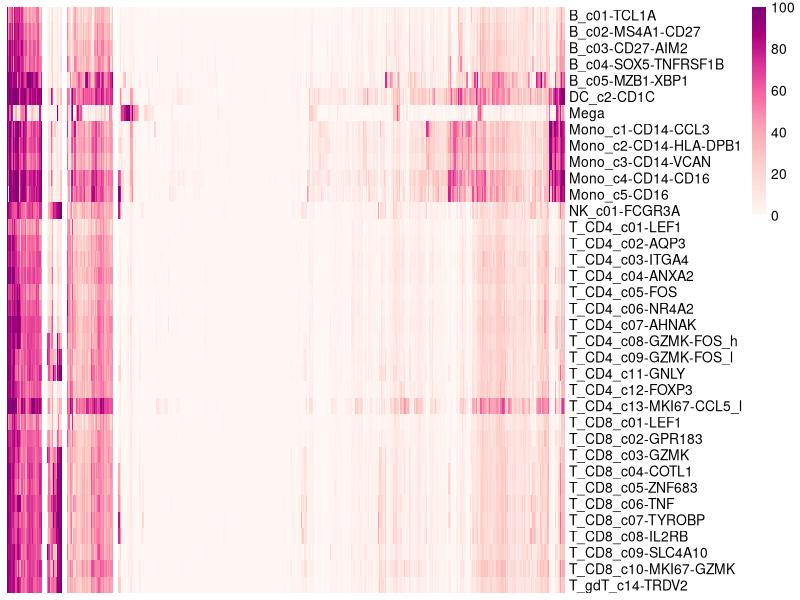

Write R code to recreate this figure. (Note: this script raises an error after producing the figure.)
#!/usr/bin/Rscript
library(pheatmap)
library(RColorBrewer)
library(ggplot2)
library(ggsci)
library(ggpubr)
library(ggrepel)
library(tidyr)

##calculate the proportion of a given cell-type expressing a age-related gene
control_expMatrix <- read.csv("control_countExpMatrix.csv",row.names = 1,check.names = FALSE)
control_rawMatrix <- read.csv("control_countRawMatrix.csv",row.names = 1,check.names = FALSE)
moderate_expMatrix <- read.csv("moderate_countExpMatrix.csv",row.names = 1,check.names = FALSE)
moderate_rawMatrix <- read.csv("moderate_countRawMatrix.csv",row.names = 1,check.names = FALSE)
severe_expMatrix <- read.csv("severe_countExpMatrix.csv",row.names = 1,check.names = FALSE)
severe_rawMatrix <- read.csv("severe_countRawMatrix.csv",row.names = 1,check.names = FALSE)

filter_process <- function(dataMatrix,n){
  i <- 1
  retain_cols<- c()
  for (i in 1:ncol(dataMatrix)) {
    lines <- which(dataMatrix[,i]>n*20)
    if(length(lines)>nrow(dataMatrix)/2){
      retain_cols <- c(retain_cols,colnames(dataMatrix)[i])
    }
  }
  
  i <- 1
  retain_rows<- c()
  for (i in 1:nrow(dataMatrix)) {
    lines <- which(dataMatrix[i,]>n*20)
    if(length(lines)>0){
      retain_rows <- c(retain_rows,rownames(dataMatrix)[i])
    }
  }
  
  return(dataMatrix[retain_rows,retain_cols])
  
}

control_f <- filter_process(control_rawMatrix,15)
moderate_f <- filter_process(moderate_rawMatrix,15)
severe_f <- filter_process(severe_rawMatrix,12)

cellTypes <- sort(unique(c(colnames(control_f),colnames(moderate_f),colnames(severe_f))))
allGene <- sort(unique(c(rownames(control_f),rownames(moderate_f),rownames(severe_f))))

count_ratio <- matrix(0,nrow = length(allGene),ncol = length(cellTypes))
rownames(count_ratio) <- allGene
colnames(count_ratio) <- cellTypes

calculate_ratio <- function(count_ratio,rawMatrix,expMatrix){
  i <- 1
  for (i in 1:nrow(count_ratio)) {
    k <- 1
    for (k in 1:ncol(count_ratio)) {
      row_num <- which(rownames(rawMatrix)==rownames(count_ratio)[i])
      col_num <- which(colnames(rawMatrix)==colnames(count_ratio)[k])
      if(length(row_num)>0 & length(col_num)>0){
        if(rawMatrix[row_num,col_num]>0){
          count_ratio[i,k] <- expMatrix[row_num,col_num]/rawMatrix[row_num,col_num]*100
        }
      }
    }
  }
  
  return(count_ratio)
}

control_ratio <- calculate_ratio(count_ratio,control_rawMatrix,control_expMatrix)
moderate_ratio <- calculate_ratio(count_ratio,moderate_rawMatrix,moderate_expMatrix)
severe_ratio <- calculate_ratio(count_ratio,severe_rawMatrix,severe_expMatrix)

##Cluster of genes based on expression in some cell-types
diffResult <- read.table("degreport-p0.05-cov-genes-table.upC.downC.txt",row.names = 1,header = TRUE)
upGene <- rownames(diffResult)[which(diffResult$cluster==1)]
downGene <- rownames(diffResult)[which(diffResult$cluster==2)]

control_ratio_up <- control_ratio[intersect(rownames(control_ratio),upGene),]
control_ratio_down <- control_ratio[intersect(rownames(control_ratio),downGene),]
moderate_ratio_up <- moderate_ratio[intersect(rownames(moderate_ratio),upGene),]
moderate_ratio_down <- moderate_ratio[intersect(rownames(moderate_ratio),downGene),]
severe_ratio_up <- severe_ratio[intersect(rownames(severe_ratio),upGene),]
severe_ratio_down <- severe_ratio[intersect(rownames(severe_ratio),downGene),]

bk <- seq(0,100,by=1)
plotData <- pheatmap(t(control_ratio_up),scale = "none",show_rownames = TRUE,
                     show_colnames = FALSE,cluster_rows = FALSE,cluster_cols = TRUE,
                     treeheight_row = 0,treeheight_col = 0,border_color = NA,na_col = "white",
                     color = colorRampPalette(brewer.pal(n = 8, name ="RdPu"))(101),
                     legend_breaks=seq(0,100,20),breaks=bk,cutree_cols = 4)

cluster_cols <- rownames(control_ratio_up)[plotData$tree_col$order]
cluster_rows <- colnames(control_ratio_up)
cols_cluster <- cutree(plotData$tree_col,k=4)

geneSet <- names(cols_cluster)[which(cols_cluster==2)]
write.table(geneSet,file = "geneSet.txt",quote = FALSE,row.names = FALSE,col.names = FALSE)

bk <- seq(0,100,by=1)
pheatmap(t(con_moderate_down[cluster_cols,cluster_rows]),scale = "none",show_rownames = TRUE,
         show_colnames = FALSE,cluster_rows = FALSE,cluster_cols = FALSE,
         treeheight_row = 0,treeheight_col = 0,border_color = NA,na_col = "white",
         color = colorRampPalette(brewer.pal(n = 8, name ="RdPu"))(101),
         legend_breaks=seq(0,100,20),breaks=bk)

